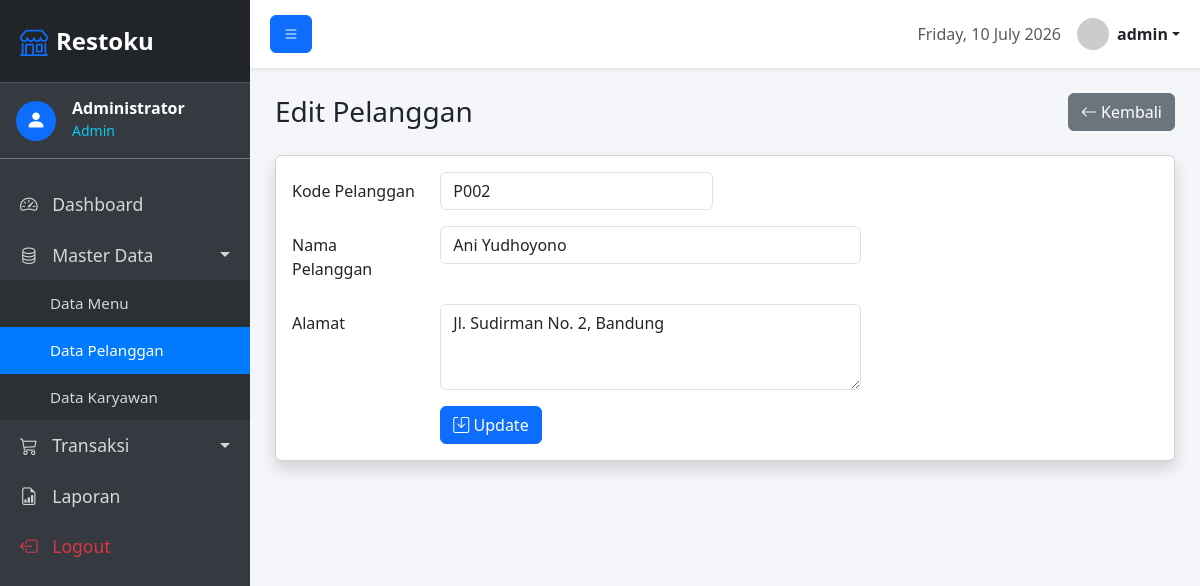
Screenshot of /pelanggan/edit.php?id=P002 (signed in) with the database file from the repository.
### tables this page shows
CREATE TABLE pelanggan (
    kode_pel VARCHAR(10) PRIMARY KEY,
    nama_pel VARCHAR(100) NOT NULL,
    alamat TEXT
);

### pelanggan/edit.php (the view, shortened to what this page needs)
<?php
require_once __DIR__ . '/../config/database.php';
require_once __DIR__ . '/../includes/header.php';
$kode_pel_lama = $_GET['id'];
$stmt = $pdo->prepare("SELECT * FROM pelanggan WHERE kode_pel = ?");
$stmt->execute([$kode_pel_lama]);
$pel = $stmt->fetch();
?>
<div class="d-flex justify-content-between align-items-center mb-4">
    <h1 class="h3 mb-0 text-gray-800">Edit Pelanggan</h1>
    <a href="index.php" class="btn btn-secondary"><i class="bi bi-arrow-left"></i> Kembali</a>
</div>
<div class="card shadow mb-4">
    <div class="card-body">
        <form action="" method="POST">
            <div class="mb-3 row">
                <label for="kode_pel" class="col-sm-2 col-form-label">Kode Pelanggan</label>
                <div class="col-sm-4">
                    <input type="text" class="form-control" id="kode_pel" name="kode_pel" value="<?= htmlspecialchars($pel['kode_pel']) ?>" required>
                </div>
            </div>
            <div class="mb-3 row">
                <label for="nama_pel" class="col-sm-2 col-form-label">Nama Pelanggan</label>
                <div class="col-sm-6">
                    <input type="text" class="form-control" id="nama_pel" name="nama_pel" value="<?= htmlspecialchars($pel['nama_pel']) ?>" required>
                </div>
            </div>
            <div class="mb-3 row">
                <label for="alamat" class="col-sm-2 col-form-label">Alamat</label>
                <div class="col-sm-6">
                    <textarea class="form-control" id="alamat" name="alamat" rows="3"><?= htmlspecialchars($pel['alamat']) ?></textarea>
                </div>
            </div>
            <div class="row">
                <div class="col-sm-2"></div>
                <div class="col-sm-10">
                    <button type="submit" class="btn btn-primary"><i class="bi bi-save"></i> Update</button>
                </div>
            </div>
        </form>
    </div>
</div>
<?php require_once __DIR__ . '/../includes/footer.php'; ?>

### includes/header.php (style rules this page uses)
:root { --sidebar-width: 250px; }
body { background-color: #f4f6f9; overflow-x: hidden; }

### rows the page displays
pelanggan: kode_pel "P002", nama_pel "Ani Yudhoyono", alamat "Jl. Sudirman No. 2, Bandung"

### other values shown
$_SESSION['nama'] "Administrator"
$_SESSION['level'] "Admin"
$_SESSION['username'] "admin"
